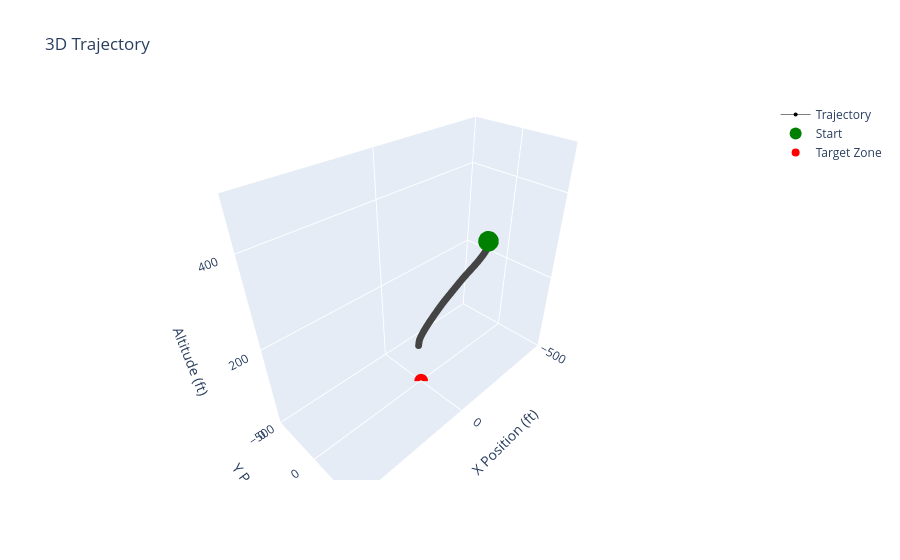
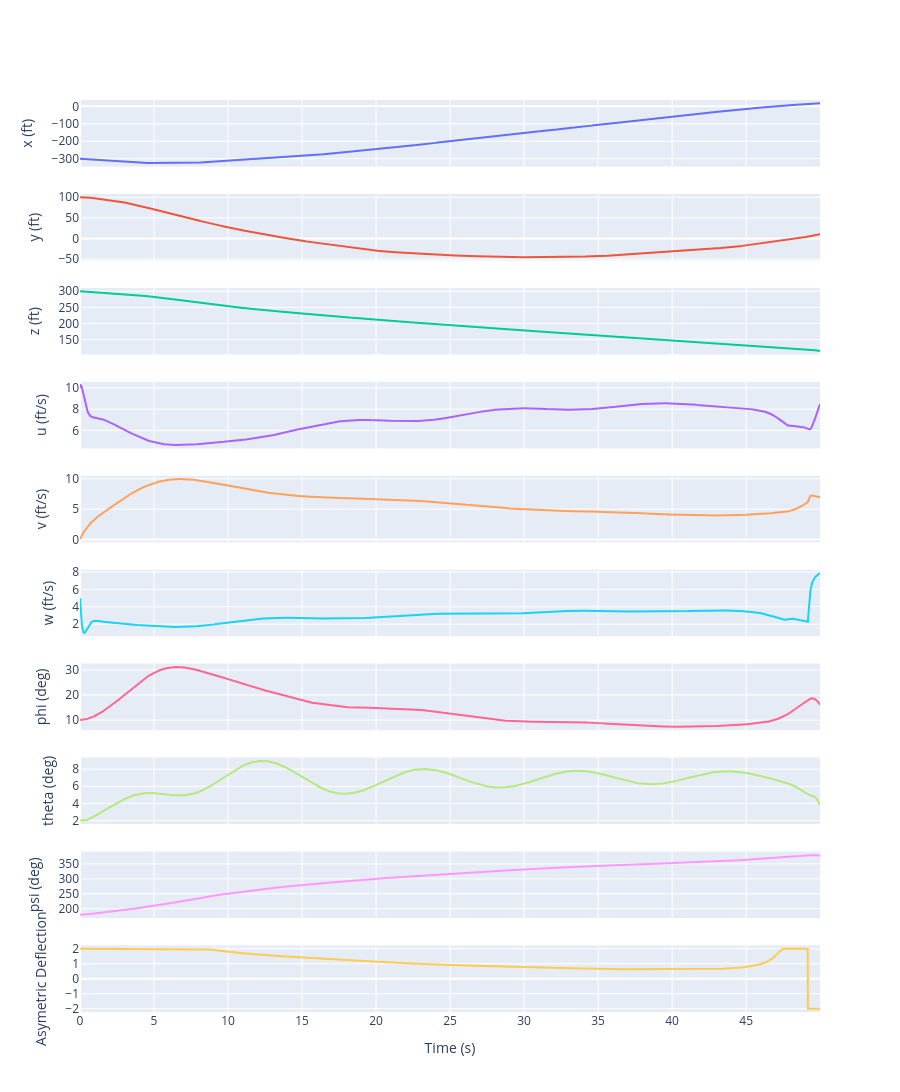

Here is the notebook cell these charts were saved with, in order:
### Markdown cell above
### Plot Trajectory

### Code cell
# convert angles to degrees for plotting
for i in range(6, 12):
    xs = xs.at[:, i].set(xs[:, i] * RAD_TO_DEG)

# change z-coord to altitude
xs = xs.at[:, 2].set(-xs[:, 2] + 2*xs[:,2][0])

label_idx_to_plot = {
    "x (ft)": 0,
    "y (ft)": 1,
    "z (ft)": 2,
    "u (ft/s)": 3,
    "v (ft/s)": 4,
    "w (ft/s)": 5,
    "phi (deg)": 6,
    "theta (deg)": 7,
    "psi (deg)": 8,
    # "p (deg/s)": 9,
    # "q (deg/s)": 10,
    # "r (deg/s)": 11,
}
labels = list(label_idx_to_plot.keys())
indices = list(label_idx_to_plot.values())

plot_3D_traj(xs, ts)
plot_states(xs, labels, indices, us, ts)

# plot_jann_body(xs, ts)

### Figure 1 — Plotly figure (JSON) as saved in the notebook; plotly's stock layout.template omitted (floating-point values rounded to 4 significant figures; data arrays with more than 128 entries replaced by an {"elided": "..."} marker saying what was removed)
{"data": [{"hoverinfo": "text", "line": {"color": {"elided": "5001 float values"}, "colorscale": [[0, "#440154"], [0.1111, "#482878"], [0.2222, "#3e4989"], [0.3333, "#31688e"], [0.4444, "#26828e"], [0.5556, "#1f9e89"], [0.6667, "#35b779"], [0.7778, "#6ece58"], [0.8889, "#b5de2b"], [1, "#fde725"]], "width": 0.5}, "marker": {"size": 4}, "mode": "lines+markers", "name": "Trajectory", "text": {"elided": "5000 str values"}, "type": "scatter3d", "x": {"elided": "5001 float values"}, "y": {"elided": "5001 float values"}, "z": {"elided": "5001 float values"}}, {"hoverinfo": "text", "hovertext": "Start<br>Time: 0.00s", "marker": {"color": "green", "size": 12, "symbol": "circle"}, "mode": "markers", "name": "Start", "showlegend": true, "type": "scatter3d", "x": [-300], "y": [100], "z": [300]}, {"hovertext": "Target Zone Center", "marker": {"color": "red", "size": 8, "symbol": "circle"}, "mode": "markers", "name": "Target Zone", "type": "scatter3d", "x": [0], "y": [0], "z": [0]}], "layout": {"scene": {"aspectmode": "data", "xaxis": {"nticks": 4, "range": [-500, 500], "title": {"text": "X Position (ft)"}}, "yaxis": {"nticks": 4, "range": [-500, 500], "title": {"text": "Y Position (ft)"}}, "zaxis": {"nticks": 4, "range": [0, 500], "title": {"text": "Altitude (ft)"}}}, "title": {"text": "3D Trajectory"}}}

### Figure 2 — Plotly figure (JSON) as saved in the notebook; plotly's stock layout.template omitted (floating-point values rounded to 4 significant figures; data arrays with more than 128 entries replaced by an {"elided": "..."} marker saying what was removed)
{"data": [{"name": "x (ft)", "type": "scatter", "x": {"elided": "5000 float values"}, "xaxis": "x", "y": {"elided": "5000 float values"}, "yaxis": "y"}, {"name": "y (ft)", "type": "scatter", "x": {"elided": "5000 float values"}, "xaxis": "x2", "y": {"elided": "5000 float values"}, "yaxis": "y2"}, {"name": "z (ft)", "type": "scatter", "x": {"elided": "5000 float values"}, "xaxis": "x3", "y": {"elided": "5000 float values"}, "yaxis": "y3"}, {"name": "u (ft/s)", "type": "scatter", "x": {"elided": "5000 float values"}, "xaxis": "x4", "y": {"elided": "5000 float values"}, "yaxis": "y4"}, {"name": "v (ft/s)", "type": "scatter", "x": {"elided": "5000 float values"}, "xaxis": "x5", "y": {"elided": "5000 float values"}, "yaxis": "y5"}, {"name": "w (ft/s)", "type": "scatter", "x": {"elided": "5000 float values"}, "xaxis": "x6", "y": {"elided": "5000 float values"}, "yaxis": "y6"}, {"name": "phi (deg)", "type": "scatter", "x": {"elided": "5000 float values"}, "xaxis": "x7", "y": {"elided": "5000 float values"}, "yaxis": "y7"}, {"name": "theta (deg)", "type": "scatter", "x": {"elided": "5000 float values"}, "xaxis": "x8", "y": {"elided": "5000 float values"}, "yaxis": "y8"}, {"name": "psi (deg)", "type": "scatter", "x": {"elided": "5000 float values"}, "xaxis": "x9", "y": {"elided": "5000 float values"}, "yaxis": "y9"}, {"name": "Control Input", "type": "scatter", "x": {"elided": "5000 float values"}, "xaxis": "x10", "y": {"elided": "5000 float values"}, "yaxis": "y10"}], "layout": {"height": 2000, "showlegend": false, "xaxis": {"anchor": "y", "domain": [0, 1], "matches": "x10", "showticklabels": false}, "xaxis10": {"anchor": "y10", "domain": [0, 1], "title": {"text": "Time (s)"}}, "xaxis2": {"anchor": "y2", "domain": [0, 1], "matches": "x10", "showticklabels": false}, "xaxis3": {"anchor": "y3", "domain": [0, 1], "matches": "x10", "showticklabels": false}, "xaxis4": {"anchor": "y4", "domain": [0, 1], "matches": "x10", "showticklabels": false}, "xaxis5": {"anchor": "y5", "domain": [0, 1], "matches": "x10", "showticklabels": false}, "xaxis6": {"anchor": "y6", "domain": [0, 1], "matches": "x10", "showticklabels": false}, "xaxis7": {"anchor": "y7", "domain": [0, 1], "matches": "x10", "showticklabels": false}, "xaxis8": {"anchor": "y8", "domain": [0, 1], "matches": "x10", "showticklabels": false}, "xaxis9": {"anchor": "y9", "domain": [0, 1], "matches": "x10", "showticklabels": false}, "yaxis": {"anchor": "x", "domain": [0.927, 1.0], "title": {"text": "x (ft)"}}, "yaxis10": {"anchor": "x10", "domain": [0, 0.073], "title": {"text": "Asymetric Deflection"}}, "yaxis2": {"anchor": "x2", "domain": [0.824, 0.897], "title": {"text": "y (ft)"}}, "yaxis3": {"anchor": "x3", "domain": [0.721, 0.794], "title": {"text": "z (ft)"}}, "yaxis4": {"anchor": "x4", "domain": [0.618, 0.691], "title": {"text": "u (ft/s)"}}, "yaxis5": {"anchor": "x5", "domain": [0.515, 0.588], "title": {"text": "v (ft/s)"}}, "yaxis6": {"anchor": "x6", "domain": [0.412, 0.485], "title": {"text": "w (ft/s)"}}, "yaxis7": {"anchor": "x7", "domain": [0.309, 0.382], "title": {"text": "phi (deg)"}}, "yaxis8": {"anchor": "x8", "domain": [0.206, 0.279], "title": {"text": "theta (deg)"}}, "yaxis9": {"anchor": "x9", "domain": [0.103, 0.176], "title": {"text": "psi (deg)"}}}}
